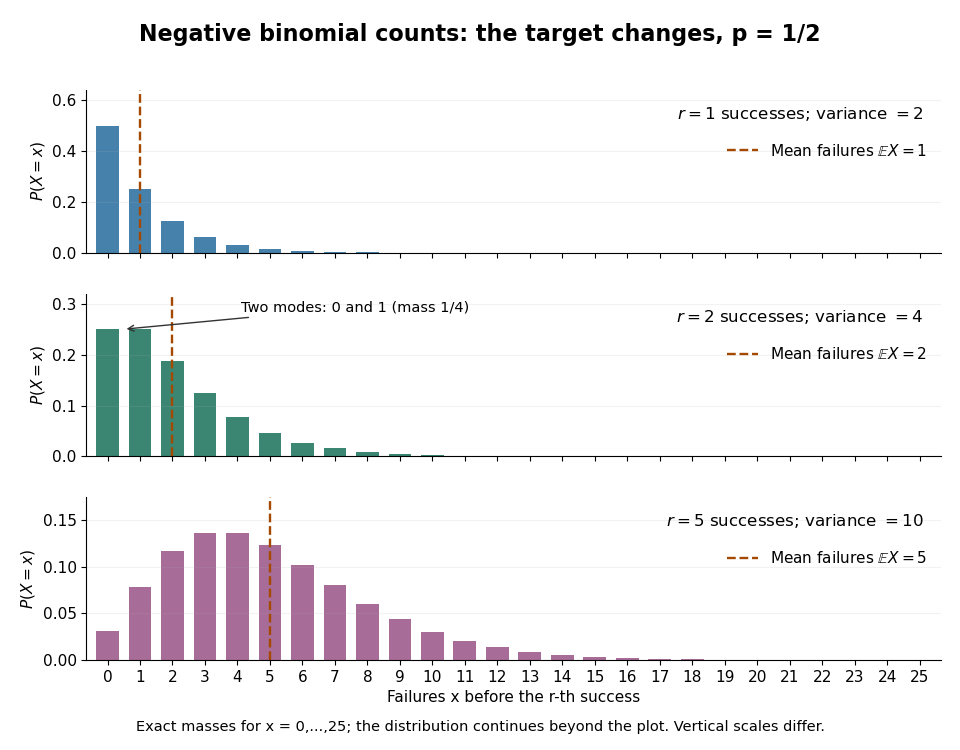

Generate this figure with Python:
"""Plot exact negative binomial PMFs for r=1,2,5 at p=1/2.

Tested with Python 3.14.4, NumPy 2.3.5 and Matplotlib 3.10.7.
Write an opaque white PNG with this script's basename to CWD.
"""

from math import comb
from pathlib import Path

import matplotlib.pyplot as plt
import numpy as np


def main():
    plt.rcParams.update({"font.size": 11, "figure.facecolor": "white"})
    x = np.arange(26)
    fig, axes = plt.subplots(3, 1, figsize=(9.6, 7.5), dpi=100, sharex=True)
    for ax, r, color in zip(axes, (1, 2, 5), ("#246b9c", "#19705b", "#985285")):
        # At p=1/2 these are integer binomial coefficients divided by powers of two.
        masses = np.array([comb(int(k) + r - 1, int(k)) / 2 ** (int(k) + r) for k in x])
        ax.bar(x, masses, width=0.70, color=color, alpha=0.85)
        ax.axvline(r, color="#a54800", linestyle="--", linewidth=1.7,
                   label=rf"Mean failures $\mathbb{{E}}X={r}$")
        ax.set(ylim=(0, masses.max() * 1.28), ylabel=r"$P(X=x)$", xlim=(-0.65, 25.65))
        ax.text(0.98, 0.91, rf"$r={r}$ successes; variance $={2*r}$", ha="right",
                va="top", transform=ax.transAxes, fontsize=12)
        ax.legend(frameon=False, loc="upper right", bbox_to_anchor=(1, 0.76))
        if r == 2:
            ax.annotate("Two modes: 0 and 1 (mass 1/4)", xy=(0.5, 0.25),
                        xytext=(4.1, 0.285), fontsize=10.5,
                        arrowprops={"arrowstyle": "->", "color": "#333333"})
        ax.grid(axis="y", alpha=0.16)
        ax.spines[["top", "right"]].set_visible(False)
    axes[-1].set(xlabel="Failures x before the r-th success", xticks=np.arange(0, 26, 1))
    fig.suptitle("Negative binomial counts: the target changes, p = 1/2", fontsize=16,
                 weight="bold", y=0.97)
    fig.text(0.5, 0.025, "Exact masses for x = 0,...,25; the distribution continues beyond the plot. Vertical scales differ.",
             ha="center", fontsize=10.5)
    fig.subplots_adjust(left=0.09, right=0.98, bottom=0.12, top=0.88, hspace=0.25)
    fig.savefig(Path.cwd() / Path(__file__).with_suffix(".png").name,
                facecolor="white", transparent=False)
    plt.close(fig)


if __name__ == "__main__":
    main()
